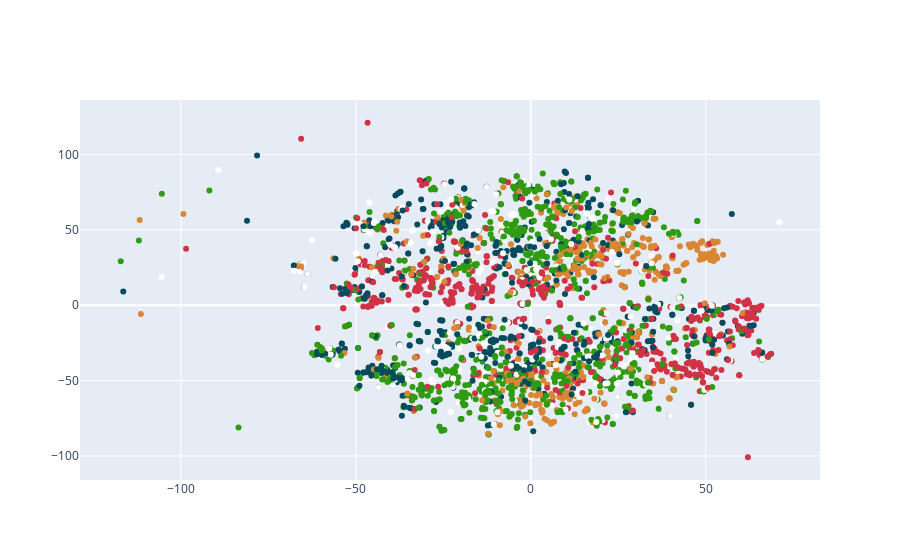

The notebook cell saved with this chart:
### Code cell
plot_tsne(pcaed_arr.reshape(x, y*z), perplexity=5)

### Figure 1 — Plotly figure (JSON) as saved in the notebook; plotly's stock layout.template omitted (floating-point values rounded to 4 significant figures; data arrays with more than 128 entries replaced by an {"elided": "..."} marker saying what was removed)
{"data": [{"marker": {"color": {"elided": "2859 str values"}}, "mode": "markers", "type": "scatter", "x": {"elided": "2859 float values"}, "y": {"elided": "2859 float values"}}], "layout": {}}
